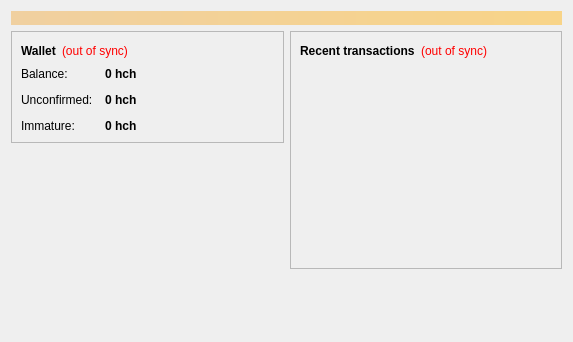
<?xml version="1.0" encoding="UTF-8"?>
<ui version="4.0">
 <class>OverviewPage</class>
 <widget class="QWidget" name="OverviewPage">
  <property name="geometry">
   <rect>
    <x>0</x>
    <y>0</y>
    <width>573</width>
    <height>342</height>
   </rect>
  </property>
  <property name="windowTitle">
   <string>Form</string>
  </property>
  <layout class="QVBoxLayout" name="topLayout">
   <item>
    <widget class="QLabel" name="labelAlerts">
     <property name="visible">
      <bool>false</bool>
     </property>
     <property name="styleSheet">
      <string notr="true">background-color: qlineargradient(x1: 0, y1: 0, x2: 1, y2: 0, stop:0 #F0D0A0, stop:1 #F8D488); color:#000000;</string>
     </property>
     <property name="wordWrap">
      <bool>true</bool>
     </property>
     <property name="margin">
      <number>3</number>
     </property>
    </widget>
   </item>
   <item>
    <layout class="QHBoxLayout" name="horizontalLayout" stretch="1,1">
     <item>
      <layout class="QVBoxLayout" name="verticalLayout_2">
       <item>
        <widget class="QFrame" name="frame">
         <property name="frameShape">
          <enum>QFrame::StyledPanel</enum>
         </property>
         <property name="frameShadow">
          <enum>QFrame::Raised</enum>
         </property>
         <layout class="QVBoxLayout" name="verticalLayout_4">
          <item>
           <layout class="QHBoxLayout" name="horizontalLayout_4">
            <item>
             <widget class="QLabel" name="label_5">
              <property name="font">
               <font>
                <weight>75</weight>
                <bold>true</bold>
               </font>
              </property>
              <property name="text">
               <string>Wallet</string>
              </property>
             </widget>
            </item>
            <item>
             <widget class="QLabel" name="labelWalletStatus">
              <property name="toolTip">
               <string>The displayed information may be out of date. Your wallet automatically synchronizes with the HellasCASH network after a connection is established, but this process has not completed yet.</string>
              </property>
              <property name="styleSheet">
               <string notr="true">QLabel { color: red; }</string>
              </property>
              <property name="text">
               <string notr="true">(out of sync)</string>
              </property>
              <property name="alignment">
               <set>Qt::AlignLeading|Qt::AlignLeft|Qt::AlignVCenter</set>
              </property>
             </widget>
            </item>
            <item>
             <spacer name="horizontalSpacer_2">
              <property name="orientation">
               <enum>Qt::Horizontal</enum>
              </property>
              <property name="sizeHint" stdset="0">
               <size>
                <width>40</width>
                <height>20</height>
               </size>
              </property>
             </spacer>
            </item>
           </layout>
          </item>
          <item>
           <layout class="QFormLayout" name="formLayout_2">
            <property name="fieldGrowthPolicy">
             <enum>QFormLayout::AllNonFixedFieldsGrow</enum>
            </property>
            <property name="horizontalSpacing">
             <number>12</number>
            </property>
            <property name="verticalSpacing">
             <number>12</number>
            </property>
            <item row="0" column="0">
             <widget class="QLabel" name="label">
              <property name="text">
               <string>Balance:</string>
              </property>
             </widget>
            </item>
            <item row="0" column="1">
             <widget class="QLabel" name="labelBalance">
              <property name="font">
               <font>
                <weight>75</weight>
                <bold>true</bold>
               </font>
              </property>
              <property name="cursor">
               <cursorShape>IBeamCursor</cursorShape>
              </property>
              <property name="toolTip">
               <string>Your current balance</string>
              </property>
              <property name="text">
               <string notr="true">0 hch</string>
              </property>
              <property name="textInteractionFlags">
               <set>Qt::LinksAccessibleByMouse|Qt::TextSelectableByKeyboard|Qt::TextSelectableByMouse</set>
              </property>
             </widget>
            </item>
            <item row="1" column="0">
             <widget class="QLabel" name="label_3">
              <property name="text">
               <string>Unconfirmed:</string>
              </property>
             </widget>
            </item>
            <item row="1" column="1">
             <widget class="QLabel" name="labelUnconfirmed">
              <property name="font">
               <font>
                <weight>75</weight>
                <bold>true</bold>
               </font>
              </property>
              <property name="cursor">
               <cursorShape>IBeamCursor</cursorShape>
              </property>
              <property name="toolTip">
               <string>Total of transactions that have yet to be confirmed, and do not yet count toward the current balance</string>
              </property>
              <property name="text">
               <string notr="true">0 hch</string>
              </property>
              <property name="textInteractionFlags">
               <set>Qt::LinksAccessibleByMouse|Qt::TextSelectableByKeyboard|Qt::TextSelectableByMouse</set>
              </property>
             </widget>
            </item>
            <item row="2" column="0">
             <widget class="QLabel" name="labelImmatureText">
              <property name="text">
               <string>Immature:</string>
              </property>
             </widget>
            </item>
            <item row="2" column="1">
             <widget class="QLabel" name="labelImmature">
              <property name="font">
               <font>
                <weight>75</weight>
                <bold>true</bold>
               </font>
              </property>
              <property name="toolTip">
               <string>Mined balance that has not yet matured</string>
              </property>
              <property name="text">
               <string notr="true">0 hch</string>
              </property>
              <property name="textInteractionFlags">
               <set>Qt::LinksAccessibleByMouse|Qt::TextSelectableByKeyboard|Qt::TextSelectableByMouse</set>
              </property>
             </widget>
            </item>
           </layout>
          </item>
         </layout>
        </widget>
       </item>
       <item>
        <spacer name="verticalSpacer">
         <property name="orientation">
          <enum>Qt::Vertical</enum>
         </property>
         <property name="sizeHint" stdset="0">
          <size>
           <width>20</width>
           <height>40</height>
          </size>
         </property>
        </spacer>
       </item>
      </layout>
     </item>
     <item>
      <layout class="QVBoxLayout" name="verticalLayout_3">
       <item>
        <widget class="QFrame" name="frame_2">
         <property name="frameShape">
          <enum>QFrame::StyledPanel</enum>
         </property>
         <property name="frameShadow">
          <enum>QFrame::Raised</enum>
         </property>
         <layout class="QVBoxLayout" name="verticalLayout">
          <item>
           <layout class="QHBoxLayout" name="horizontalLayout_2">
            <item>
             <widget class="QLabel" name="label_4">
              <property name="text">
               <string>&lt;b&gt;Recent transactions&lt;/b&gt;</string>
              </property>
             </widget>
            </item>
            <item>
             <widget class="QLabel" name="labelTransactionsStatus">
              <property name="toolTip">
               <string>The displayed information may be out of date. Your wallet automatically synchronizes with the HellasCASH network after a connection is established, but this process has not completed yet.</string>
              </property>
              <property name="styleSheet">
               <string notr="true">QLabel { color: red; }</string>
              </property>
              <property name="text">
               <string notr="true">(out of sync)</string>
              </property>
              <property name="alignment">
               <set>Qt::AlignRight|Qt::AlignTrailing|Qt::AlignVCenter</set>
              </property>
             </widget>
            </item>
            <item>
             <spacer name="horizontalSpacer">
              <property name="orientation">
               <enum>Qt::Horizontal</enum>
              </property>
              <property name="sizeHint" stdset="0">
               <size>
                <width>40</width>
                <height>20</height>
               </size>
              </property>
             </spacer>
            </item>
           </layout>
          </item>
          <item>
           <widget class="QListView" name="listTransactions">
            <property name="styleSheet">
             <string notr="true">QListView { background: transparent; }</string>
            </property>
            <property name="frameShape">
             <enum>QFrame::NoFrame</enum>
            </property>
            <property name="verticalScrollBarPolicy">
             <enum>Qt::ScrollBarAlwaysOff</enum>
            </property>
            <property name="horizontalScrollBarPolicy">
             <enum>Qt::ScrollBarAlwaysOff</enum>
            </property>
            <property name="selectionMode">
             <enum>QAbstractItemView::NoSelection</enum>
            </property>
           </widget>
          </item>
         </layout>
        </widget>
       </item>
       <item>
        <spacer name="verticalSpacer_2">
         <property name="orientation">
          <enum>Qt::Vertical</enum>
         </property>
         <property name="sizeHint" stdset="0">
          <size>
           <width>20</width>
           <height>40</height>
          </size>
         </property>
        </spacer>
       </item>
      </layout>
     </item>
    </layout>
   </item>
  </layout>
 </widget>
 <resources/>
 <connections/>
</ui>
